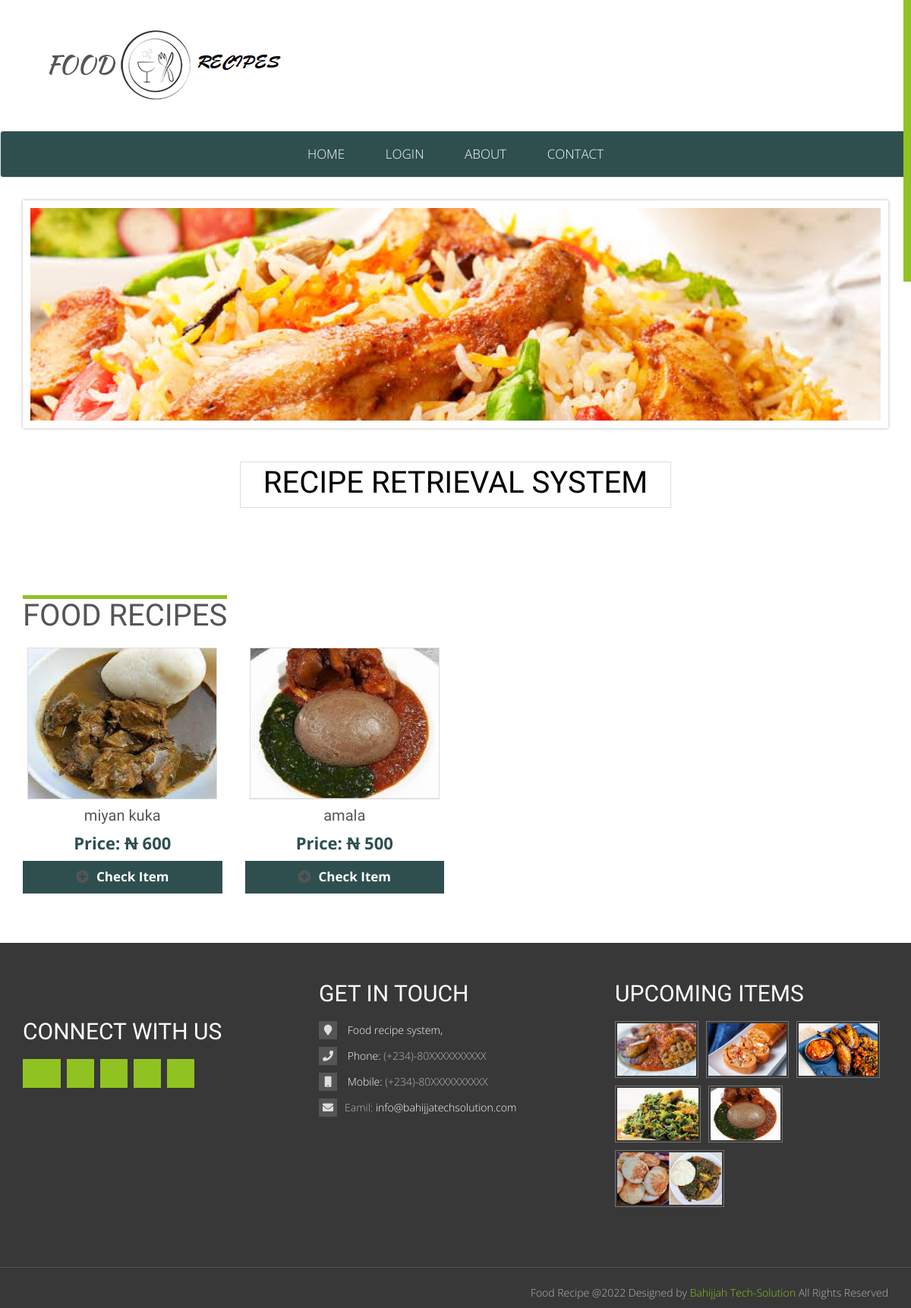
The page / on the database its author committed.
### tables this page shows
CREATE TABLE IF NOT EXISTS `dishes` (
  `dish_id` int(11) NOT NULL AUTO_INCREMENT,
  `fname` varchar(50) NOT NULL,
  `price` int(10) NOT NULL,
  `ingredient1` varchar(500) NOT NULL,
  `chef_id` int(5) NOT NULL,
  `food_picture` varchar(500) NOT NULL,
  `file` varchar(500) NOT NULL,
  `vfile` varchar(100) DEFAULT NULL,
  PRIMARY KEY (`dish_id`)
);

### products.php (the view)
<section id="products">
		<div class="container">
			<div class="row">
				<div class="col-md-12">
					<div class="products-heading">
						<h2>FOOD RECIPES</h2>
					</div>
				</div>
			</div>
			<div class="row">
				 <?php
                  require_once('config/db.php');
                  $query = mysqli_query($connection, "SELECT * FROM dishes");
                  while($row = mysqli_fetch_array($query,MYSQLI_ASSOC)){
                    ?>
				<div class="col-md-3">
					<div class="products">
						<a href="selected_item.php?dish=<?php echo $row["dish_id"]; ?>">
							<img src="images/<?php echo $row["food_picture"]; ?>" alt="" style="width: 250px; height: 200px;">
						</a>
						<a href="selected_item.php">
							<h6><?php echo $row["fname"]; ?></h6>
						</a>
						<p class="price">Price: <del><b>N</b></del> <?php echo $row["price"]; ?></p>
						<a class="view-link shutter" href="selected_item.php?dish=<?php echo $row["dish_id"]; ?>" >
							<i class="fa fa-plus-circle"></i>Check Item</a>
					</div>
				</div>
				<?php } ?>
			</div>
		</div>
	</section>

### css/style.css (style rules this page uses)
body { font-family: 'Open Sans', sans-serif; color: #555; font-size: 14px; font-weight: 300; }
h1,h2,h3,h4,h5,h6 { font-family: 'Yanone Kaffeesatz', sans-serif;color: #555 }
h2 { font-size: 40px; }
h6 { font-size: 20px; }
section+section { margin-top: 50px; }
.products-heading { margin-top: 20px; background: url("../images/titleBorder.png"); background-repeat: repeat-x; }
.products-heading h2 { margin: 0px 0 20px ; border-top: 5px solid #90c322; display: inline-block; }
.products { text-align: center; margin-bottom: 65px; cursor: pointer; }
.products a img { width: 100%; border: 1px solid #dedede; -webkit-transition: 0.3s ease-in-out; -moz-transition: 0.3s ease-in-out; -ms-transition: 0.3s ease-in-out; -o-transition: 0.3s ease-in-out; transition: 0.3s ease-in-out; }
.view-link { text-align: center; border: 1px solid #dedede; display: block; padding: 8px 10px; font-size: 17px; color: #555; font-weight: bold; border: 1px solid #2F4F4F; background-color: #2F4F4F!important; }
.view-link i { padding-right: 10px; color: #555; -webkit-transition: .2s ease-in-out; -moz-transition: .2s ease-in-out; -ms-transition: .2s ease-in-out; -o-transition: .2s ease-in-out; transition: .2s ease-in-out; }
.price { font-size: 22px; color: #2F4F4F; font-weight: bold; margin-bottom: 8px; }
.shutter { position: relative; -webkit-transition: .2s ease-in-out; -moz-transition: .2s ease-in-out; -ms-transition: .2s ease-in-out; -o-transition: .2s ease-in-out; transition: .2s ease-in-out; color: white; }
.shutter:before { width: 100%; height: 0; top: 0; left: 0; display: block; content: ""; position: absolute; -webkit-transition: .2s ease-in-out; -moz-transition: .2s ease-in-out; -ms-transition: .2s ease-in-out; -o-transition: .2s ease-in-out; transition: .2s ease-in-out; z-index: -1; }

### rows shown on the page
dishes: food_picture (picture), fname "miyan kuka", price "600"
dishes: food_picture (picture), fname "amala", price "500"
